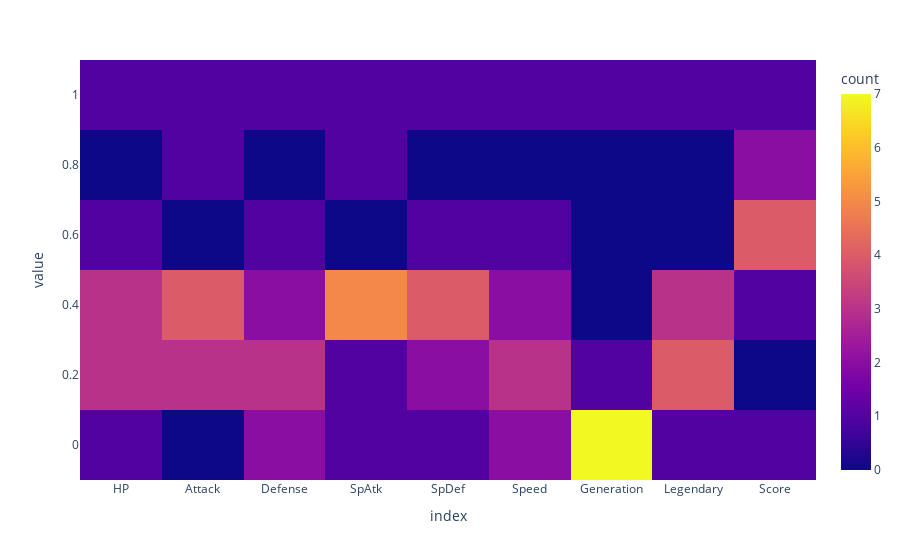

The notebook cell this image was saved under:
### Code cell
corr = 
plt.density_heatmap(data.corr())

### Figure 1 — Plotly figure (JSON) as saved in the notebook; plotly's stock layout.template omitted (floating-point values rounded to 4 significant figures)
{"data": [{"coloraxis": "coloraxis", "hovertemplate": "index=%{x}<br>value=%{y}<br>count=%{z}<extra></extra>", "name": "", "type": "histogram2d", "x": ["HP", "Attack", "Defense", "SpAtk", "SpDef", "Speed", "Generation", "Legendary", "Score", "HP", "Attack", "Defense", "SpAtk", "SpDef", "Speed", "Generation", "Legendary", "Score", "HP", "Attack", "Defense", "SpAtk", "SpDef", "Speed", "Generation", "Legendary", "Score", "HP", "Attack", "Defense", "SpAtk", "SpDef", "Speed", "Generation", "Legendary", "Score", "HP", "Attack", "Defense", "SpAtk", "SpDef", "Speed", "Generation", "Legendary", "Score", "HP", "Attack", "Defense", "SpAtk", "SpDef", "Speed", "Generation", "Legendary", "Score", "HP", "Attack", "Defense", "SpAtk", "SpDef", "Speed", "Generation", "Legendary", "Score", "HP", "Attack", "Defense", "SpAtk", "SpDef", "Speed", "Generation", "Legendary", "Score", "HP", "Attack", "Defense", "SpAtk", "SpDef", "Speed", "Generation", "Legendary", "Score"], "xaxis": "x", "xbingroup": "x", "y": [1, 0.4258, 0.2342, 0.3626, 0.3826, 0.17, 0.07155, 0.2589, 0.6112, 0.4258, 1, 0.434, 0.3397, 0.2083, 0.3322, 0.1009, 0.297, 0.7176, 0.2342, 0.434, 1, 0.2022, 0.48, -0.006849, 0.06141, 0.2803, 0.5759, 0.3626, 0.3397, 0.2022, 1, 0.493, 0.4395, 0.07674, 0.4032, 0.7389, 0.3826, 0.2083, 0.48, 0.493, 1, 0.2365, 0.0478, 0.3671, 0.6818, 0.17, 0.3322, -0.006849, 0.4395, 0.2365, 1, 0.00392, 0.2861, 0.5945, 0.07155, 0.1009, 0.06141, 0.07674, 0.0478, 0.00392, 1, 0.07188, 0.09159, 0.2589, 0.297, 0.2803, 0.4032, 0.3671, 0.2861, 0.07188, 1, 0.4831, 0.6112, 0.7176, 0.5759, 0.7389, 0.6818, 0.5945, 0.09159, 0.4831, 1], "yaxis": "y", "ybingroup": "y"}], "layout": {"coloraxis": {"colorbar": {"title": {"text": "count"}}, "colorscale": [[0, "#0d0887"], [0.1111, "#46039f"], [0.2222, "#7201a8"], [0.3333, "#9c179e"], [0.4444, "#bd3786"], [0.5556, "#d8576b"], [0.6667, "#ed7953"], [0.7778, "#fb9f3a"], [0.8889, "#fdca26"], [1, "#f0f921"]]}, "legend": {"tracegroupgap": 0}, "margin": {"t": 60}, "xaxis": {"anchor": "y", "domain": [0, 1], "title": {"text": "index"}}, "yaxis": {"anchor": "x", "domain": [0, 1], "title": {"text": "value"}}}}
